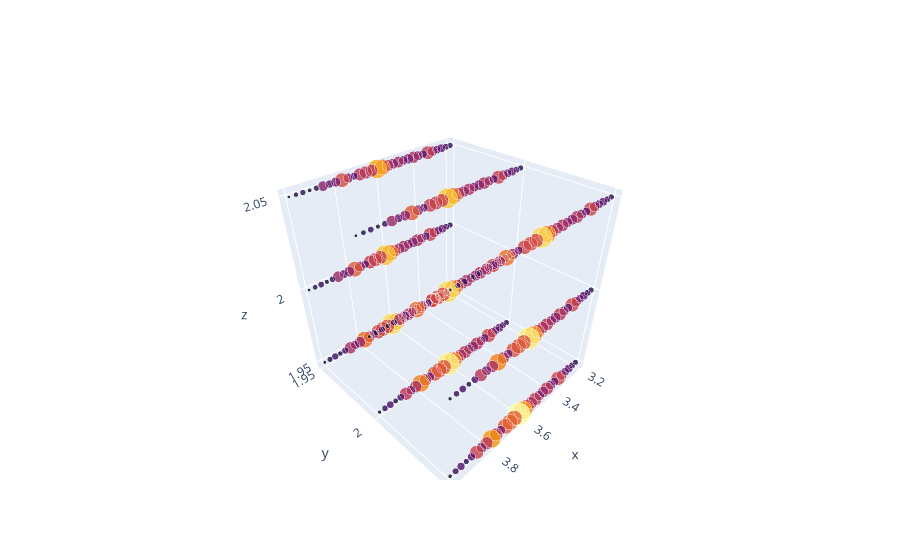

Notebook source saved alongside this figure:
### Markdown cell above
## Plot

### Code cell
### import plotly.graph_objects as go
import numpy as np

#size = 1/((quality_mesh.flatten()/np.max(quality_mesh.flatten()))**1)
size = 1/quality_mesh.flatten()**5*5

fig = go.Figure(data=[go.Scatter3d(x=rho_c_mesh.flatten(), 
                                   y=nu_mesh.flatten(), 
                                   z=zeta_mesh.flatten(),
                                   mode='markers',
                                  marker=dict(
                                            size=size,
                                            color=size,          # set color to an array/list of desired values
                                    colorscale='inferno',   # choose a colorscale
                                    opacity=0.8,
                                      
                                ))])
fig.show()

### Figure 1 — Plotly figure (JSON) as saved in the notebook; plotly's stock layout.template omitted (floating-point values rounded to 4 significant figures; data arrays with more than 128 entries replaced by an {"elided": "..."} marker saying what was removed)
{"data": [{"marker": {"color": {"elided": "270 float values"}, "colorscale": [[0, "#000004"], [0.1111, "#1b0c41"], [0.2222, "#4a0c6b"], [0.3333, "#781c6d"], [0.4444, "#a52c60"], [0.5556, "#cf4446"], [0.6667, "#ed6925"], [0.7778, "#fb9b06"], [0.8889, "#f7d13d"], [1, "#fcffa4"]], "opacity": 0.8, "size": {"elided": "270 float values"}}, "mode": "markers", "type": "scatter3d", "x": {"elided": "270 float values"}, "y": {"elided": "270 float values"}, "z": {"elided": "270 float values"}}], "layout": {}}
